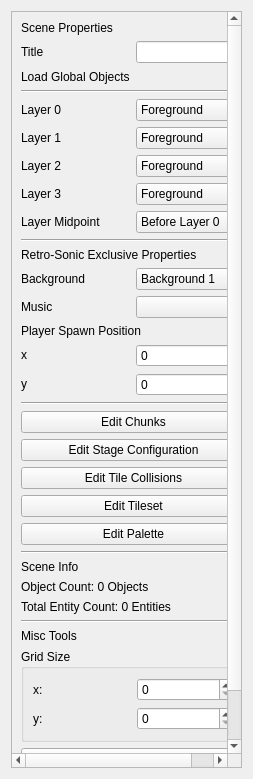
<?xml version="1.0" encoding="UTF-8"?>
<ui version="4.0">
 <class>SceneProperties</class>
 <widget class="QWidget" name="SceneProperties">
  <property name="geometry">
   <rect>
    <x>0</x>
    <y>0</y>
    <width>253</width>
    <height>779</height>
   </rect>
  </property>
  <property name="maximumSize">
   <size>
    <width>290</width>
    <height>16777215</height>
   </size>
  </property>
  <property name="windowTitle">
   <string>Form</string>
  </property>
  <layout class="QGridLayout" name="gridLayout">
   <item row="0" column="0">
    <widget class="QScrollArea" name="scrollArea">
     <property name="widgetResizable">
      <bool>true</bool>
     </property>
     <widget class="QWidget" name="scrollAreaWidgetContents">
      <property name="geometry">
       <rect>
        <x>0</x>
        <y>0</y>
        <width>219</width>
        <height>793</height>
       </rect>
      </property>
      <layout class="QGridLayout" name="gridLayout_3">
       <item row="9" column="1">
        <widget class="QComboBox" name="layerMidpoint">
         <property name="toolTip">
          <string>&lt;html&gt;&lt;head/&gt;&lt;body&gt;&lt;p&gt;Minimum activr layer for tiles with &amp;quot;High&amp;quot; Visual Layer to be drawn on (tiles with &amp;quot;Low&amp;quot; Visual Layer wont be drawn)&lt;/p&gt;&lt;/body&gt;&lt;/html&gt;</string>
         </property>
         <item>
          <property name="text">
           <string>Before Layer 0</string>
          </property>
         </item>
         <item>
          <property name="text">
           <string>After Layer 0</string>
          </property>
         </item>
         <item>
          <property name="text">
           <string>After Layer 1</string>
          </property>
         </item>
         <item>
          <property name="text">
           <string>After Layer 2</string>
          </property>
         </item>
        </widget>
       </item>
       <item row="23" column="0" colspan="2">
        <widget class="QPushButton" name="editPalette">
         <property name="text">
          <string>Edit Palette</string>
         </property>
        </widget>
       </item>
       <item row="33" column="0" colspan="2">
        <widget class="QPushButton" name="syncSC">
         <property name="text">
          <string>Sync with StageConfig object list</string>
         </property>
        </widget>
       </item>
       <item row="2" column="1">
        <widget class="QLineEdit" name="title"/>
       </item>
       <item row="12" column="0">
        <spacer name="verticalSpacer_2">
         <property name="orientation">
          <enum>Qt::Vertical</enum>
         </property>
         <property name="sizeHint" stdset="0">
          <size>
           <width>20</width>
           <height>40</height>
          </size>
         </property>
        </spacer>
       </item>
       <item row="22" column="0" colspan="2">
        <widget class="QPushButton" name="editTSet">
         <property name="text">
          <string>Edit Tileset</string>
         </property>
        </widget>
       </item>
       <item row="15" column="0" colspan="2">
        <widget class="QLabel" name="label_12">
         <property name="text">
          <string>Player Spawn Position</string>
         </property>
        </widget>
       </item>
       <item row="4" column="0" colspan="2">
        <widget class="Line" name="line">
         <property name="orientation">
          <enum>Qt::Horizontal</enum>
         </property>
        </widget>
       </item>
       <item row="8" column="0">
        <widget class="QLabel" name="label_5">
         <property name="text">
          <string>Layer 3</string>
         </property>
        </widget>
       </item>
       <item row="6" column="1">
        <widget class="QComboBox" name="activeLayer1">
         <property name="toolTip">
          <string>&lt;html&gt;&lt;head/&gt;&lt;body&gt;&lt;p&gt;1st Active Layer (Draws on Layer 2)&lt;/p&gt;&lt;/body&gt;&lt;/html&gt;</string>
         </property>
         <item>
          <property name="text">
           <string>Foreground</string>
          </property>
         </item>
         <item>
          <property name="text">
           <string>Background 1</string>
          </property>
         </item>
         <item>
          <property name="text">
           <string>Background 2</string>
          </property>
         </item>
         <item>
          <property name="text">
           <string>Background 3</string>
          </property>
         </item>
         <item>
          <property name="text">
           <string>Background 4</string>
          </property>
         </item>
         <item>
          <property name="text">
           <string>Background 5</string>
          </property>
         </item>
         <item>
          <property name="text">
           <string>Background 6</string>
          </property>
         </item>
         <item>
          <property name="text">
           <string>Background 7</string>
          </property>
         </item>
         <item>
          <property name="text">
           <string>Background 8</string>
          </property>
         </item>
         <item>
          <property name="text">
           <string>None</string>
          </property>
         </item>
        </widget>
       </item>
       <item row="7" column="0">
        <widget class="QLabel" name="label_4">
         <property name="text">
          <string>Layer 2</string>
         </property>
        </widget>
       </item>
       <item row="10" column="0" colspan="2">
        <widget class="Line" name="line_2">
         <property name="orientation">
          <enum>Qt::Horizontal</enum>
         </property>
        </widget>
       </item>
       <item row="6" column="0">
        <widget class="QLabel" name="label_3">
         <property name="text">
          <string>Layer 1</string>
         </property>
        </widget>
       </item>
       <item row="31" column="0" colspan="2">
        <widget class="QGroupBox" name="groupBox">
         <property name="title">
          <string>Grid Size</string>
         </property>
         <layout class="QGridLayout" name="gridLayout_2">
          <item row="0" column="0">
           <widget class="QLabel" name="label_17">
            <property name="text">
             <string>x:</string>
            </property>
           </widget>
          </item>
          <item row="1" column="0">
           <widget class="QLabel" name="label_18">
            <property name="text">
             <string>y:</string>
            </property>
           </widget>
          </item>
          <item row="0" column="1">
           <widget class="QSpinBox" name="gridX">
            <property name="maximum">
             <number>1024</number>
            </property>
           </widget>
          </item>
          <item row="1" column="1">
           <widget class="QSpinBox" name="gridY">
            <property name="maximum">
             <number>1024</number>
            </property>
           </widget>
          </item>
         </layout>
        </widget>
       </item>
       <item row="17" column="1">
        <widget class="QSpinBox" name="plrY">
         <property name="toolTip">
          <string>&lt;html&gt;&lt;head/&gt;&lt;body&gt;&lt;p&gt;Player spawn YPos&lt;/p&gt;&lt;/body&gt;&lt;/html&gt;</string>
         </property>
         <property name="minimum">
          <number>-32767</number>
         </property>
         <property name="maximum">
          <number>32767</number>
         </property>
        </widget>
       </item>
       <item row="8" column="1">
        <widget class="QComboBox" name="activeLayer3">
         <property name="toolTip">
          <string>&lt;html&gt;&lt;head/&gt;&lt;body&gt;&lt;p&gt;1st Active Layer (Draws on Layer 5)&lt;/p&gt;&lt;/body&gt;&lt;/html&gt;</string>
         </property>
         <item>
          <property name="text">
           <string>Foreground</string>
          </property>
         </item>
         <item>
          <property name="text">
           <string>Background 1</string>
          </property>
         </item>
         <item>
          <property name="text">
           <string>Background 2</string>
          </property>
         </item>
         <item>
          <property name="text">
           <string>Background 3</string>
          </property>
         </item>
         <item>
          <property name="text">
           <string>Background 4</string>
          </property>
         </item>
         <item>
          <property name="text">
           <string>Background 5</string>
          </property>
         </item>
         <item>
          <property name="text">
           <string>Background 6</string>
          </property>
         </item>
         <item>
          <property name="text">
           <string>Background 7</string>
          </property>
         </item>
         <item>
          <property name="text">
           <string>Background 8</string>
          </property>
         </item>
         <item>
          <property name="text">
           <string>None</string>
          </property>
         </item>
        </widget>
       </item>
       <item row="19" column="0" colspan="2">
        <widget class="QPushButton" name="editChunks">
         <property name="text">
          <string>Edit Chunks</string>
         </property>
        </widget>
       </item>
       <item row="14" column="1">
        <widget class="QComboBox" name="music">
         <property name="toolTip">
          <string>&lt;html&gt;&lt;head/&gt;&lt;body&gt;&lt;p&gt;The music that will be played when the stage starts&lt;/p&gt;&lt;/body&gt;&lt;/html&gt;</string>
         </property>
        </widget>
       </item>
       <item row="21" column="0" colspan="2">
        <widget class="QPushButton" name="editCollision">
         <property name="text">
          <string>Edit Tile Collisions</string>
         </property>
        </widget>
       </item>
       <item row="27" column="0" colspan="2">
        <widget class="QLabel" name="objCnt">
         <property name="text">
          <string>Object Count: 0 Objects</string>
         </property>
        </widget>
       </item>
       <item row="13" column="0">
        <widget class="QLabel" name="label_7">
         <property name="text">
          <string>Background</string>
         </property>
        </widget>
       </item>
       <item row="30" column="0" colspan="2">
        <widget class="QLabel" name="label_15">
         <property name="text">
          <string>Misc Tools</string>
         </property>
        </widget>
       </item>
       <item row="3" column="1">
        <widget class="QCheckBox" name="loadGlobals">
         <property name="layoutDirection">
          <enum>Qt::RightToLeft</enum>
         </property>
         <property name="text">
          <string/>
         </property>
        </widget>
       </item>
       <item row="13" column="1">
        <widget class="QComboBox" name="background">
         <property name="toolTip">
          <string>&lt;html&gt;&lt;head/&gt;&lt;body&gt;&lt;p&gt;The starting background layer that will be displayed in-game&lt;/p&gt;&lt;/body&gt;&lt;/html&gt;</string>
         </property>
         <item>
          <property name="text">
           <string>Background 1</string>
          </property>
         </item>
         <item>
          <property name="text">
           <string>Background 2</string>
          </property>
         </item>
         <item>
          <property name="text">
           <string>Background 3</string>
          </property>
         </item>
         <item>
          <property name="text">
           <string>Background 4</string>
          </property>
         </item>
         <item>
          <property name="text">
           <string>Background 5</string>
          </property>
         </item>
         <item>
          <property name="text">
           <string>Background 6</string>
          </property>
         </item>
         <item>
          <property name="text">
           <string>Background 7</string>
          </property>
         </item>
         <item>
          <property name="text">
           <string>Background 8</string>
          </property>
         </item>
        </widget>
       </item>
       <item row="0" column="0">
        <widget class="QLabel" name="label_14">
         <property name="text">
          <string>Scene Properties</string>
         </property>
        </widget>
       </item>
       <item row="2" column="0">
        <widget class="QLabel" name="label">
         <property name="text">
          <string>Title</string>
         </property>
        </widget>
       </item>
       <item row="14" column="0">
        <widget class="QLabel" name="label_8">
         <property name="text">
          <string>Music</string>
         </property>
        </widget>
       </item>
       <item row="17" column="0">
        <widget class="QLabel" name="label_9">
         <property name="sizePolicy">
          <sizepolicy hsizetype="Fixed" vsizetype="Fixed">
           <horstretch>0</horstretch>
           <verstretch>0</verstretch>
          </sizepolicy>
         </property>
         <property name="text">
          <string>y</string>
         </property>
        </widget>
       </item>
       <item row="20" column="0" colspan="2">
        <widget class="QPushButton" name="editStageconfig">
         <property name="text">
          <string>Edit Stage Configuration</string>
         </property>
        </widget>
       </item>
       <item row="16" column="0">
        <widget class="QLabel" name="label_10">
         <property name="sizePolicy">
          <sizepolicy hsizetype="Fixed" vsizetype="Fixed">
           <horstretch>0</horstretch>
           <verstretch>0</verstretch>
          </sizepolicy>
         </property>
         <property name="text">
          <string>x</string>
         </property>
        </widget>
       </item>
       <item row="25" column="0" colspan="2">
        <widget class="QLabel" name="label_16">
         <property name="text">
          <string>Scene Info</string>
         </property>
        </widget>
       </item>
       <item row="9" column="0">
        <widget class="QLabel" name="label_6">
         <property name="text">
          <string>Layer Midpoint</string>
         </property>
        </widget>
       </item>
       <item row="28" column="0" colspan="2">
        <widget class="QLabel" name="entCntTot">
         <property name="text">
          <string>Total Entity Count: 0 Entities</string>
         </property>
        </widget>
       </item>
       <item row="32" column="0" colspan="2">
        <widget class="QPushButton" name="syncGC">
         <property name="text">
          <string>Sync with GameConfig object list</string>
         </property>
        </widget>
       </item>
       <item row="29" column="0" colspan="2">
        <widget class="Line" name="line_3">
         <property name="orientation">
          <enum>Qt::Horizontal</enum>
         </property>
        </widget>
       </item>
       <item row="16" column="1">
        <widget class="QSpinBox" name="plrX">
         <property name="toolTip">
          <string>&lt;html&gt;&lt;head/&gt;&lt;body&gt;&lt;p&gt;Player spawn XPos&lt;/p&gt;&lt;/body&gt;&lt;/html&gt;</string>
         </property>
         <property name="minimum">
          <number>-32767</number>
         </property>
         <property name="maximum">
          <number>32767</number>
         </property>
        </widget>
       </item>
       <item row="5" column="1">
        <widget class="QComboBox" name="activeLayer0">
         <property name="toolTip">
          <string>&lt;html&gt;&lt;head/&gt;&lt;body&gt;&lt;p&gt;1st Active Layer (Draws on Layer 1)&lt;/p&gt;&lt;/body&gt;&lt;/html&gt;</string>
         </property>
         <item>
          <property name="text">
           <string>Foreground</string>
          </property>
         </item>
         <item>
          <property name="text">
           <string>Background 1</string>
          </property>
         </item>
         <item>
          <property name="text">
           <string>Background 2</string>
          </property>
         </item>
         <item>
          <property name="text">
           <string>Background 3</string>
          </property>
         </item>
         <item>
          <property name="text">
           <string>Background 4</string>
          </property>
         </item>
         <item>
          <property name="text">
           <string>Background 5</string>
          </property>
         </item>
         <item>
          <property name="text">
           <string>Background 6</string>
          </property>
         </item>
         <item>
          <property name="text">
           <string>Background 7</string>
          </property>
         </item>
         <item>
          <property name="text">
           <string>Background 8</string>
          </property>
         </item>
         <item>
          <property name="text">
           <string>None</string>
          </property>
         </item>
        </widget>
       </item>
       <item row="18" column="0" colspan="2">
        <widget class="Line" name="line_4">
         <property name="orientation">
          <enum>Qt::Horizontal</enum>
         </property>
        </widget>
       </item>
       <item row="11" column="0" colspan="2">
        <widget class="QLabel" name="label_13">
         <property name="text">
          <string>Retro-Sonic Exclusive Properties</string>
         </property>
        </widget>
       </item>
       <item row="7" column="1">
        <widget class="QComboBox" name="activeLayer2">
         <property name="toolTip">
          <string>&lt;html&gt;&lt;head/&gt;&lt;body&gt;&lt;p&gt;1st Active Layer (Draws on Layer 3)&lt;/p&gt;&lt;/body&gt;&lt;/html&gt;</string>
         </property>
         <item>
          <property name="text">
           <string>Foreground</string>
          </property>
         </item>
         <item>
          <property name="text">
           <string>Background 1</string>
          </property>
         </item>
         <item>
          <property name="text">
           <string>Background 2</string>
          </property>
         </item>
         <item>
          <property name="text">
           <string>Background 3</string>
          </property>
         </item>
         <item>
          <property name="text">
           <string>Background 4</string>
          </property>
         </item>
         <item>
          <property name="text">
           <string>Background 5</string>
          </property>
         </item>
         <item>
          <property name="text">
           <string>Background 6</string>
          </property>
         </item>
         <item>
          <property name="text">
           <string>Background 7</string>
          </property>
         </item>
         <item>
          <property name="text">
           <string>Background 8</string>
          </property>
         </item>
         <item>
          <property name="text">
           <string>None</string>
          </property>
         </item>
        </widget>
       </item>
       <item row="3" column="0">
        <widget class="QLabel" name="label_11">
         <property name="text">
          <string>Load Global Objects</string>
         </property>
        </widget>
       </item>
       <item row="5" column="0">
        <widget class="QLabel" name="label_2">
         <property name="text">
          <string>Layer 0</string>
         </property>
        </widget>
       </item>
       <item row="1" column="0">
        <spacer name="verticalSpacer">
         <property name="orientation">
          <enum>Qt::Vertical</enum>
         </property>
         <property name="sizeHint" stdset="0">
          <size>
           <width>20</width>
           <height>40</height>
          </size>
         </property>
        </spacer>
       </item>
       <item row="24" column="0" colspan="2">
        <widget class="Line" name="line_5">
         <property name="orientation">
          <enum>Qt::Horizontal</enum>
         </property>
        </widget>
       </item>
      </layout>
     </widget>
    </widget>
   </item>
  </layout>
 </widget>
 <resources/>
 <connections/>
</ui>
